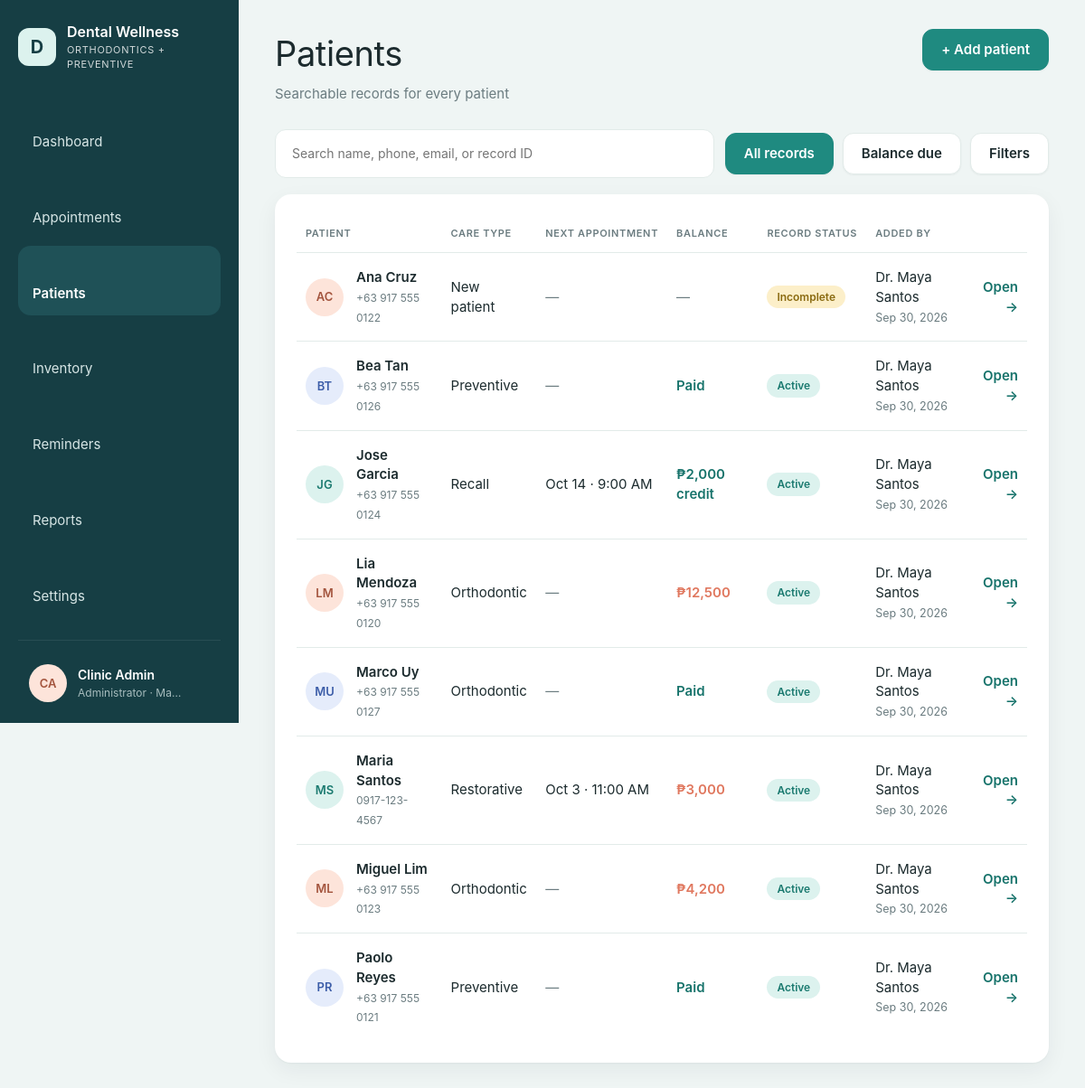
Screenshot of /patients.php (signed in) with the database file from the repository.
### tables this page shows
CREATE TABLE IF NOT EXISTS users (
    id            INT UNSIGNED AUTO_INCREMENT PRIMARY KEY,
    name          VARCHAR(120) NOT NULL,
    username      VARCHAR(60)  NOT NULL UNIQUE,
    password_hash VARCHAR(255) NOT NULL,
    role          ENUM('admin','dentist','staff') NOT NULL DEFAULT 'staff',
    is_active     TINYINT(1) NOT NULL DEFAULT 1,
    last_login_at DATETIME NULL,
    created_at    DATETIME NOT NULL DEFAULT CURRENT_TIMESTAMP
);

CREATE TABLE IF NOT EXISTS patients (
    id                     INT UNSIGNED AUTO_INCREMENT PRIMARY KEY,
    record_no              VARCHAR(20) NULL UNIQUE,
    full_name              VARCHAR(150) NOT NULL,
    birth_date             DATE NULL,
    sex                    ENUM('female','male') NULL,
    phone                  VARCHAR(30) NULL,
    email                  VARCHAR(150) NULL,
    address                VARCHAR(255) NULL,
    care_type              ENUM('New patient','Preventive','Orthodontic','Restorative','Recall') NOT NULL DEFAULT 'New patient',
    emergency_name         VARCHAR(150) NULL,
    emergency_relationship VARCHAR(60) NULL,
    emergency_phone        VARCHAR(30) NULL,
    allergies              TEXT NULL,
    conditions             TEXT NULL,
    medications            TEXT NULL,
    dental_history         TEXT NULL,
    notes                  TEXT NULL,
    consent_signed         TINYINT(1) NOT NULL DEFAULT 0,
    consent_date           DATE NULL,
    status                 ENUM('draft','incomplete','active','archived') NOT NULL DEFAULT 'incomplete',
    created_by             INT UNSIGNED NULL,
    created_at             DATETIME NOT NULL DEFAULT CURRENT_TIMESTAMP,
    updated_at             DATETIME NOT NULL DEFAULT CURRENT_TIMESTAMP ON UPDATE CURRENT_TIMESTAMP,
    INDEX idx_patients_name (full_name),
    INDEX idx_patients_phone (phone),
    FOREIGN KEY (created_by) REFERENCES users(id) ON DELETE SET NULL
);

### includes/db.php (called while the page is built, shortened)
<?php
function db(): PDO
{
    static $pdo = null;
    if ($pdo === null) {
        $c = config('db');
        $dsn = sprintf('mysql:host=%s;port=%d;dbname=%s;charset=utf8mb4', $c['host'], $c['port'], $c['name']);
        $pdo = new PDO($dsn, $c['user'], $c['pass'], [
            PDO::ATTR_ERRMODE            => PDO::ERRMODE_EXCEPTION,
            PDO::ATTR_DEFAULT_FETCH_MODE => PDO::FETCH_ASSOC,
            PDO::ATTR_EMULATE_PREPARES   => false,
        ]);
        $pdo->exec("SET time_zone = '" . (new DateTime())->format('P') . "'");
    }
    return $pdo;
}
function q(string $sql, array $params = []): PDOStatement
{
    $stmt = db()->prepare($sql);
    $stmt->execute($params);
    return $stmt;
}
function q_all(string $sql, array $params = []): array
{
    return q($sql, $params)->fetchAll();
}
function q_row(string $sql, array $params = []): ?array
{
    $row = q($sql, $params)->fetch();
    return $row === false ? null : $row;
}

### includes/auth.php (called while the page is built, shortened)
<?php
function current_user(): ?array
{
    static $user = false;
    if ($user === false) {
        $user = null;
        if (!empty($_SESSION['user_id'])) {
            $row = q_row('SELECT id, name, username, role, password_hash FROM users WHERE id = ? AND is_active = 1', [$_SESSION['user_id']]);
            $idle = (int) config('security.idle_minutes', 30) * 60;
            if (!$row) {
                end_user_session();
            } elseif ($idle > 0 && time() - (int) ($_SESSION['last_seen'] ?? 0) > $idle) {
                end_user_session('You were signed out after ' . ($idle / 60) . ' minutes without activity.');
            } elseif (!hash_equals((string) ($_SESSION['pw_fp'] ?? ''), password_fingerprint($row['password_hash']))) {
                end_user_session('Your password was changed. Sign in again with the new one.');
            } else {
                unset($row['password_hash']);
                $user = $row;
            }
        }
    }
    return $user;
}
function password_fingerprint(string $hash): string
{
    return hash('sha256', $hash);
}
function require_login(): array
{
    $user = current_user();
    return $user;
}
function can(string $permission): bool
{
    $user = current_user();
    $perms = ROLE_PERMISSIONS[$user['role']] ?? [];
    return in_array('*', $perms, true) || in_array($permission, $perms, true);
}

### patients.php (the view, shortened to what this page needs)
<?php
require_login();
$search = input('q');
$filter = input('filter');
$status = input('status');
$care = input('care');
$page = max(1, (int) input('page', '1'));
$perPage = 25;
$where = [];
$params = [];
if (isset(PATIENT_STATUSES[$status])) {
    $where[] = 'p.status = ?';
    $params[] = $status;
} else {
    $where[] = "p.status <> 'archived'";
}
$whereSql = 'WHERE ' . implode(' AND ', $where);
$patients = q_all('SELECT p.*, b.balance, b.charged, u.name AS added_by,
        (SELECT MIN(a.starts_at) FROM appointments a WHERE a.patient_id = p.id AND a.starts_at >= CURDATE()
            AND a.status NOT IN (\'cancelled\',\'no_show\',\'completed\')) AS next_appt
    FROM patients p JOIN ' . BALANCES . " b ON b.patient_id = p.id
    LEFT JOIN users u ON u.id = p.created_by $whereSql
    ORDER BY p.full_name LIMIT $perPage OFFSET " . (($page - 1) * $perPage), $params);
$link = fn(array $changes) => 'patients.php?' . http_build_query(array_filter(array_merge(
    ['q' => $search, 'filter' => $filter, 'status' => $status, 'care' => $care], $changes), fn($v) => $v !== '' && $v !== null));
layout_start('Patients', 'patients', [
    'subtitle' => 'Searchable records for every patient',
    'action'   => '<a class="btn btn-primary" href="patient_form.php">+ Add patient</a>',
]);
?>
<div class="toolbar">
  <form method="get" class="spacer" role="search">
    <input type="search" name="q" value="<?= e($search) ?>" placeholder="Search name, phone, email, or record ID" aria-label="Search patients" style="background:var(--panel);padding:16px 18px">
  </form>
  <div class="row">
    <a class="btn<?= $filter === '' && $status === '' && $care === '' ? ' is-on' : '' ?>" href="patients.php<?= $search !== '' ? '?q=' . e(urlencode($search)) : '' ?>">All records</a>
    <a class="btn<?= $filter === 'balance' ? ' is-on' : '' ?>" href="<?= e($link(['filter' => $filter === 'balance' ? '' : 'balance', 'page' => ''])) ?>">Balance due</a>
    <details class="user-menu">
      <summary class="btn<?= $status !== '' || $care !== '' ? ' is-on' : '' ?>">Filters</summary>
    </details>
  </div>
</div>
<section class="card">
  <div class="table-wrap">
    <table>
      <thead><tr><th>Patient</th><th>Care type</th><th>Next appointment</th><th>Balance</th><th>Record status</th><th>Added by</th><th></th></tr></thead>
      <tbody>
        <?php foreach ($patients as $i => $p): ?>
          <tr>
            <td><div class="who"><?= avatar($p['full_name'], $i) ?><span><strong><?= e($p['full_name']) ?></strong><small><?= e($p['phone'] ?: $p['record_no']) ?></small></span></div></td>
            <td><?= e($p['care_type']) ?></td>
            <td><?= $p['next_appt'] ? e(fmt_date($p['next_appt'], 'M j')) . ' · ' . fmt_time($p['next_appt']) : '<span class="muted">—</span>' ?></td>
            <td>
              <?php if ($p['balance'] > 0): ?><span class="amount-due"><?= money($p['balance']) ?></span>
              <?php elseif ($p['balance'] < 0): ?><span class="amount-credit"><?= money($p['balance']) ?> credit</span>
              <?php elseif ($p['charged'] > 0): ?><span class="amount-paid">Paid</span>
              <?php else: ?><span class="muted">—</span><?php endif; ?>
            </td>
            <td><?= pill($p['status']) ?></td>
            <td><?= $p['added_by'] ? e($p['added_by']) : '<span class="muted">—</span>' ?><br><small class="muted"><?= e(fmt_date($p['created_at'], 'M j, Y')) ?></small></td>
            <td class="num"><a href="patient.php?id=<?= $p['id'] ?>" style="font-weight:600">Open →</a></td>
          </tr>
        <?php endforeach; ?>
      </tbody>
    </table>
  </div>
</section>
<?php layout_end();

### includes/layout.php (shortened to what this page needs)
<?php
function icon(string $name): string
{
    $paths = [
        'dashboard'    => '<rect x="3" y="3" width="7" height="7" rx="1.5"/><rect x="14" y="3" width="7" height="7" rx="1.5"/><rect x="3" y="14" width="7" height="7" rx="1.5"/><rect x="14" y="14" width="7" height="7" rx="1.5"/>',
        'appointments' => '<rect x="3" y="5" width="18" height="16" rx="2"/><path d="M3 10h18M8 3v4M16 3v4"/>',
        'patients'     => '<circle cx="12" cy="8" r="4"/><path d="M4 21c0-4 4-6 8-6s8 2 8 6"/>',
        'inventory'    => '<ellipse cx="12" cy="6" rx="8" ry="3"/><path d="M4 6v6c0 1.7 3.6 3 8 3s8-1.3 8-3V6M4 12v6c0 1.7 3.6 3 8 3s8-1.3 8-3v-6"/>',
        'reminders'    => '<circle cx="12" cy="13" r="7"/><path d="M12 10v3l2 2M5 4 3 6M19 4l2 2"/>',
        'reports'      => '<path d="M6 3h9l4 4v14H6z"/><path d="M9 12h7M9 16h7M9 8h3"/>',
        'settings'     => '<circle cx="12" cy="12" r="3"/><path d="M12 2v3M12 19v3M4.2 4.2l2.1 2.1M17.7 17.7l2.1 2.1M2 12h3M19 12h3M4.2 19.8l2.1-2.1M17.7 6.3l2.1-2.1"/>',
        'logout'       => '<path d="M15 4h4v16h-4M10 8l-4 4 4 4M6 12h10"/>',
        'theme'        => '<path d="M20 14.5A8 8 0 1 1 9.5 4a6.5 6.5 0 0 0 10.5 10.5z"/>',
        'key'          => '<circle cx="8" cy="15" r="4"/><path d="M11 12l9-9M17 6l3 3M15 8l2 2"/>',
        'menu'         => '<path d="M4 6h16M4 12h16M4 18h16"/>',
        'chevron'      => '<path d="M9 6l6 6-6 6"/>',
    ];
    return '<svg class="icon" viewBox="0 0 24 24" fill="none" stroke="currentColor" stroke-width="1.6" stroke-linecap="round" stroke-linejoin="round" aria-hidden="true">'
        . ($paths[$name] ?? '') . '</svg>';
}
function theme_head(): string
{
    return "<script>(function(){var p;try{p=localStorage.getItem('welldent-theme')}catch(e){}"
        . "var d=p==='dark'||(p!=='light'&&window.matchMedia('(prefers-color-scheme: dark)').matches);"
        . "document.documentElement.setAttribute('data-theme',d?'dark':'light');"
        . "try{if(localStorage.getItem('welldent-sidebar')==='collapsed')document.documentElement.setAttribute('data-sidebar','collapsed')}catch(e){}})()</script>\n"
        . '<link rel="stylesheet" href="assets/css/app.css?v=5">';
}
function layout_start(string $title, string $active, array $opts = []): void
{
    $user = current_user();
    $nav = [
        'dashboard'    => ['index.php', 'Dashboard'],
        'appointments' => ['appointments.php', 'Appointments'],
        'patients'     => ['patients.php', 'Patients'],
        'inventory'    => ['inventory.php', 'Inventory'],
        'reminders'    => ['reminders.php', 'Reminders'],
        'reports'      => ['reports.php', 'Reports'],
    ];
    if (can('settings')) {
        $nav['settings'] = ['settings.php', 'Settings'];
    }
    ?>
<!doctype html>
<html lang="en">
<head>
<?= theme_head() ?>
</head>
<body>
<div class="shell">
  <aside class="sidebar">
    <div class="side-top">
      <a class="brand" href="index.php" title="<?= e(config('clinic.name')) ?>">
        <span class="brand-mark">D</span>
        <span class="lbl"><strong><?= e(config('clinic.name')) ?></strong><small><?= e(config('clinic.tagline')) ?></small></span>
      </a>
      <button type="button" class="side-toggle" data-sidebar-toggle aria-label="Collapse sidebar" title="Collapse sidebar"><?= icon('menu') ?></button>
    </div>
    <nav class="nav">
      <?php foreach ($nav as $key => [$href, $label]): ?>
        <a href="<?= $href ?>" class="<?= $key === $active ? 'active' : '' ?>" title="<?= e($label) ?>"><?= icon($key) ?><span class="lbl"><?= e($label) ?></span></a>
      <?php endforeach; ?>
    </nav>
    <details class="side-account">
      <summary title="<?= e($user['name']) ?>">
        <span class="avatar avatar-0"><?= e(initials($user['name'])) ?></span>
        <span class="lbl"><strong><?= e($user['name']) ?></strong><small><?= e(ROLE_LABELS[$user['role']]) ?> · <?= e(config('clinic.city')) ?></small></span>
        <span class="chev"><?= icon('chevron') ?></span>
      </summary>
    </details>
  </aside>
  <main class="main">
    <header class="page-head">
      <div>
        <h1><?= e($title) ?></h1>
        <?php if (!empty($opts['subtitle'])): ?><p class="muted"><?= e($opts['subtitle']) ?></p><?php endif; ?>
      </div>
      <div class="head-actions">
        <?= $opts['action'] ?? '' ?>
      </div>
    </header>
<?php
}
function layout_end(): void
{
    ?>
  </main>
</div>
</body>
</html>
<?php
}

### includes/helpers.php (shortened to what this page needs)
<?php
function config(string $key, $default = null)
{
    $value = $GLOBALS['config'];
    foreach (explode('.', $key) as $part) {
        $value = $value[$part];
    }
    return $value;
}
function e($value): string
{
    return htmlspecialchars((string) ($value ?? ''), ENT_QUOTES, 'UTF-8');
}
function money($amount): string
{
    return '₱' . number_format(abs((float) $amount), ((float) $amount == floor((float) $amount)) ? 0 : 2);
}
function input(string $key, $default = ''): string
{
    $value = $_POST[$key] ?? $_GET[$key] ?? $default;
    return is_string($value) ? trim($value) : (string) $default;
}
function fmt_date(?string $value, string $format = 'M j, Y'): string
{
    return $value ? date($format, strtotime($value)) : '—';
}
function fmt_time(?string $value): string
{
    return $value ? date('g:i A', strtotime($value)) : '';
}
function initials(string $name): string
{
    $parts = preg_split('/\s+/', trim($name));
    $first = mb_substr($parts[0] ?? '', 0, 1);
    $last = count($parts) > 1 ? mb_substr(end($parts), 0, 1) : '';
    return mb_strtoupper($first . $last);
}
function pill(string $status, ?string $label = null): string
{
    $label ??= APPOINTMENT_STATUSES[$status] ?? PATIENT_STATUSES[$status] ?? ucfirst(str_replace('_', ' ', $status));
    return '<span class="pill pill-' . e($status) . '">' . e($label) . '</span>';
}
function avatar(string $name, int $seed = 0): string
{
    return '<span class="avatar avatar-' . ($seed % 3) . '">' . e(initials($name)) . '</span>';
}

### rows the page displays
users: name "CA", name "Clinic Admin", role "Administrator"
patients: full_name "AC", full_name "Ana Cruz", phone "+63 917 555 0122", care_type "New patient", label "Incomplete", created_by.name "Dr. Maya Santos", created_at "Sep 30, 2026"
patients: full_name "BT", full_name "Bea Tan", phone "+63 917 555 0126", care_type "Preventive", shows "Paid", label "Active", created_by.name "Dr. Maya Santos", created_at "Sep 30, 2026"
patients: full_name "JG", full_name "Jose Garcia", phone "+63 917 555 0124", care_type "Recall", next_appt "Oct 14", next_appt "9:00 AM", balance "₱2,000", label "Active", created_by.name "Dr. Maya Santos", created_at "Sep 30, 2026"
patients: full_name "LM", full_name "Lia Mendoza", phone "+63 917 555 0120", care_type "Orthodontic", balance "₱12,500", label "Active", created_by.name "Dr. Maya Santos", created_at "Sep 30, 2026"
patients: full_name "MU", full_name "Marco Uy", phone "+63 917 555 0127", care_type "Orthodontic", shows "Paid", label "Active", created_by.name "Dr. Maya Santos", created_at "Sep 30, 2026"
patients: full_name "MS", full_name "Maria Santos", phone "0917-123-4567", care_type "Restorative", next_appt "Oct 3", next_appt "11:00 AM", balance "₱3,000", label "Active", created_by.name "Dr. Maya Santos", created_at "Sep 30, 2026"
patients: full_name "ML", full_name "Miguel Lim", phone "+63 917 555 0123", care_type "Orthodontic", balance "₱4,200", label "Active", created_by.name "Dr. Maya Santos", created_at "Sep 30, 2026"
patients: full_name "PR", full_name "Paolo Reyes", phone "+63 917 555 0121", care_type "Preventive", shows "Paid", label "Active", created_by.name "Dr. Maya Santos", created_at "Sep 30, 2026"

### other values shown
config('clinic.name') "Dental Wellness"
config('clinic.tagline') "ORTHODONTICS + PREVENTIVE"
$label "Dashboard"
$label "Appointments"
$label "Patients"
$label "Inventory"
$label "Reminders"
$label "Reports"
$label "Settings"
config('clinic.city') "Ma…"
$title "Patients"
$opts['subtitle'] "Searchable records for every patient"
$opts['action'] "+ Add patient"
